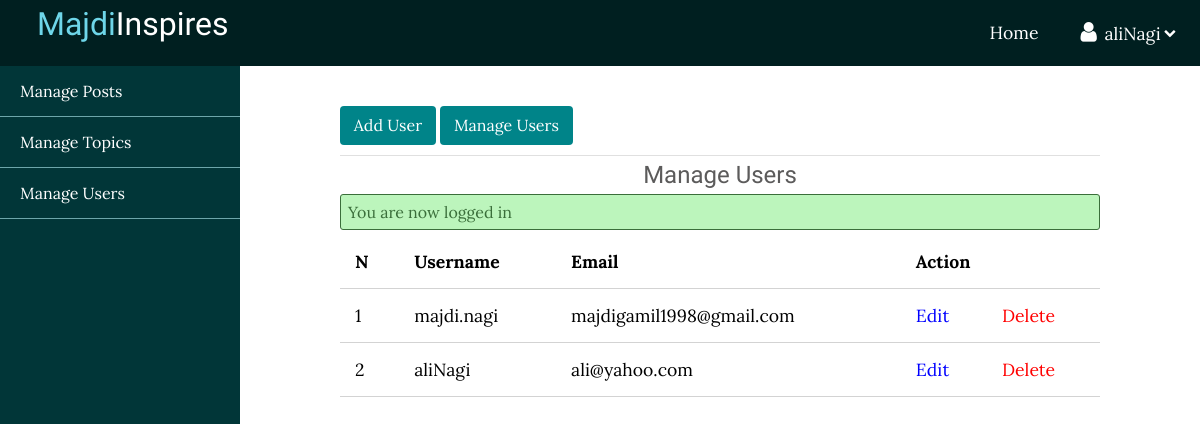
Page /admin/users/index.php (signed in) on the committed database.
### tables this page shows
CREATE TABLE `users` (
  `id` int(11) NOT NULL AUTO_INCREMENT,
  `admin` tinyint(4) NOT NULL,
  `username` varchar(255) NOT NULL,
  `email` varchar(255) NOT NULL,
  `password` varchar(255) NOT NULL,
  `created_at` timestamp NOT NULL DEFAULT current_timestamp(),
  PRIMARY KEY (`id`),
  UNIQUE KEY `email` (`email`)
);

### app/controllers/users.php (called while the page is built, shortened)
<?php
include(ROOT_PATH ."/app/database/db.php");
$table = 'users';
$admin_users = selectAll($table);

### app/database/db.php (called while the page is built, shortened)
<?php
require('connect.php');
function selectAll($table , $conditions= []){
	global $conn;
	$sql = "SELECT * FROM $table";
	if (empty($conditions)) {
		$stmt = $conn->prepare($sql);
		$stmt->execute();
		$records = $stmt->get_result()->fetch_all(MYSQLI_ASSOC);
		return $records;
	}
}

### admin/users/index.php (the view, shortened to what this page needs)
<?php include(ROOT_PATH . "/app/controllers/users.php");
?>
<!DOCTYPE html>
<html lang="en">
<head>
  <link rel="stylesheet" href="https://cdnjs.cloudflare.com/ajax/libs/font-awesome/4.7.0/css/font-awesome.min.css" />
  <link rel="stylesheet" href="../../assets/css/style.css">
  <link rel="stylesheet" href="../../assets/css/admin.css">
</head>
<body>
 <?php include(ROOT_PATH . "/app/includes/adminHeader.php"); ?>
  <div class="admin-wrapper clearfix">
    <?php include(ROOT_PATH . "/app/includes/adminSidebar.php"); ?>
   <div class="admin-content clearfix">
      <div class="button-group">
        <a href="create.php" class="btn btn-sm">Add User</a>
        <a href="index.php" class="btn btn-sm">Manage Users</a>
      </div>
      <div class="">
        <h2 style="text-align: center;">Manage Users</h2>
        <?php include(ROOT_PATH . "/app/includes/messages.php"); ?>
        <table>
          <thead>
            <th>N</th>
            <th>Username</th>
            <th>Email</th>
            <th colspan="3">Action</th>
          </thead>
          <tbody>
          <?php foreach ($admin_users as $key => $user):?>
            <tr class="rec">
              <td><?php echo $key +1; ?></td>
              <td><a href="#"><?php echo $user['username']; ?></a></td>
              <td><a href="#"><?php echo $user['email']; ?></a></td>
              <td><a href="edit.php?id=<?php echo $user['id']; ?>" class="edit">Edit</a></td>
              <td><a href="index.php?delete_id=<?php echo $user['id']; ?>" class="delete">Delete</a></td>
            </tr>
          <?php endforeach;?>
          </tbody>
        </table>
      </div>
    </div>
  </div>
</body>
</html>

### assets/css/style.css (style rules this page uses)
html, body { padding: 0px; margin: 0px; font-family: 'Lora', serif; height: 100%; background: #f6f6f6; }
a { text-decoration: none; color: inherit; }
.logo-text, h1, h2, h3, h4, h5, h6 { font-family: 'Candal', sans-serif; margin: 5px; color: #5c5b5b; font-weight: normal; }
.clearfix::after { content: ''; display: block; clear: both; }
.btn { display: inline-block; font-weight: 400; text-align: center; width: 100%; white-space: nowrap; border: 1px solid transparent; padding: .7rem 1rem; font-size: 1rem; line-height: 1.5; border-radius: .25rem; background: #008489; color: #fff; }
.btn-sm { padding: .5rem .8rem; line-height: 1.3; border-radius: .25rem; }
.delete { color: red; }
.edit { color: blue; }

### assets/css/admin.css (style rules this page uses)
.admin-wrapper { height: calc(100% - 65px); box-sizing: border-box; }
.admin-wrapper .admin-content { width: 80%; height: 100%; float: left; box-sizing: border-box; padding: 40px 100px 100px; overflow-y: scroll; background: #fff; }
.admin-wrapper .admin-content .button-group { padding-bottom: 10px; border-bottom: 1px solid #e0e0e0; }
.admin-wrapper .admin-content .button-group .btn { width: unset; }
.admin-wrapper .admin-content a { text-decoration: unset; }
table { width: 100%; border-collapse: collapse; font-size: 1.1em; }
th, td { padding: 15px; text-align: left; border-bottom: 1px solid #d3d3d3; }

### rows in the picture
users: username "majdi.nagi", email "majdigamil1998@gmail.com"
users: username "aliNagi", email "ali@yahoo.com"

### other values in the picture
$_SESSION['username'] "aliNagi"
$_SESSION['message'] "You are now logged in"
